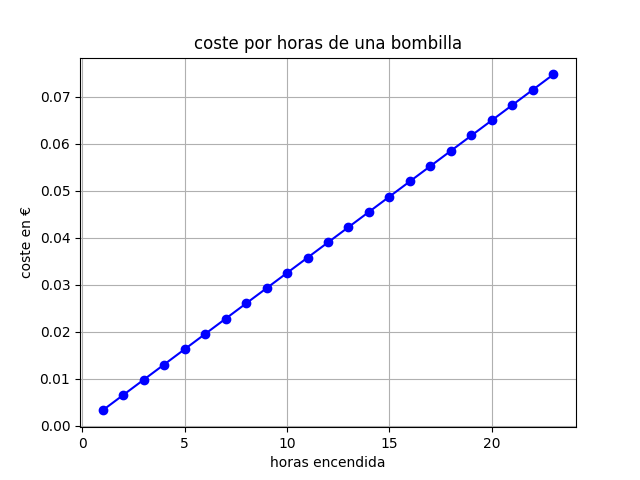

Source code (Python):
import matplotlib.pyplot as plt

potencia_bombilla_vatios = 25
euros_por_kilovatio = 0.13
horas = list()
consumos = list()
hora = 0


def coste(vatios, horas):
    kilovatios = vatios / 1000
    coste = euros_por_kilovatio * kilovatios * horas
    return coste


while (hora := hora + 1) < 24:
    horas.append(hora)
    consumos.append(coste(potencia_bombilla_vatios, hora))


plt.plot(horas, consumos, "bo-")
plt.xlabel("horas encendida")
plt.ylabel("coste en €")
plt.title("coste por horas de una bombilla")
plt.grid(True)
plt.show()
